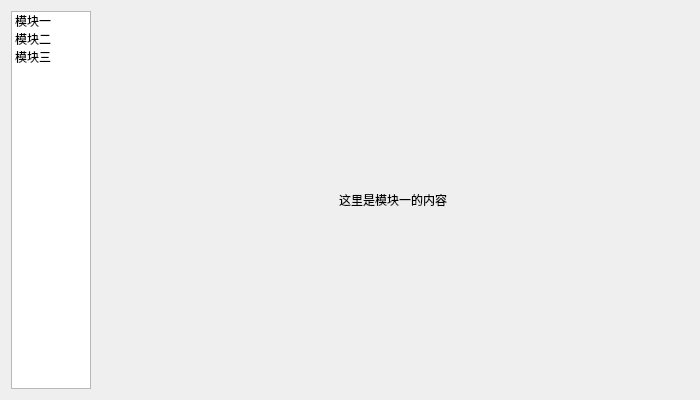
<?xml version="1.0" encoding="UTF-8"?>
<ui version="4.0">
 <class>Widget</class>
 <widget class="QWidget" name="Widget">
  <property name="geometry">
   <rect>
    <x>0</x>
    <y>0</y>
    <width>700</width>
    <height>400</height>
   </rect>
  </property>
  <property name="font">
   <font>
    <family>黑体</family>
    <pointsize>10</pointsize>
   </font>
  </property>
  <property name="windowTitle">
   <string>主界面</string>
  </property>
  <layout class="QHBoxLayout" name="horizontalLayout">
   <item>
    <widget class="QListWidget" name="navigationList">
     <property name="maximumSize">
      <size>
       <width>80</width>
       <height>16777215</height>
      </size>
     </property>
     <property name="font">
      <font>
       <family>微软雅黑</family>
       <pointsize>9</pointsize>
       <italic>false</italic>
       <bold>false</bold>
       <underline>false</underline>
       <stylestrategy>PreferDefault</stylestrategy>
       <kerning>true</kerning>
       <hintingpreference>PreferDefaultHinting</hintingpreference>
      </font>
     </property>
     <item>
      <property name="text">
       <string>模块一</string>
      </property>
     </item>
     <item>
      <property name="text">
       <string>模块二</string>
      </property>
     </item>
     <item>
      <property name="text">
       <string>模块三</string>
      </property>
     </item>
    </widget>
   </item>
   <item>
    <widget class="QStackedWidget" name="stackedWidget">
     <property name="font">
      <font>
       <family>微软雅黑</family>
       <pointsize>9</pointsize>
      </font>
     </property>
     <property name="currentIndex">
      <number>0</number>
     </property>
     <widget class="QWidget" name="page_1">
      <layout class="QVBoxLayout" name="verticalLayout">
       <item>
        <widget class="QLabel" name="label_1">
         <property name="enabled">
          <bool>true</bool>
         </property>
         <property name="font">
          <font>
           <family>微软雅黑</family>
           <pointsize>9</pointsize>
           <bold>false</bold>
          </font>
         </property>
         <property name="alignment">
          <set>Qt::AlignmentFlag::AlignCenter</set>
         </property>
         <property name="text">
          <string>这里是模块一的内容</string>
         </property>
        </widget>
       </item>
      </layout>
     </widget>
     <widget class="QWidget" name="page_2">
      <layout class="QVBoxLayout" name="verticalLayout_2">
       <item>
        <widget class="QLabel" name="label_2">
         <property name="font">
          <font>
           <family>微软雅黑</family>
           <pointsize>9</pointsize>
          </font>
         </property>
         <property name="alignment">
          <set>Qt::AlignmentFlag::AlignCenter</set>
         </property>
         <property name="text">
          <string>这里是模块二的内容</string>
         </property>
        </widget>
       </item>
      </layout>
     </widget>
     <widget class="QWidget" name="page_3">
      <layout class="QVBoxLayout" name="verticalLayout_3">
       <item>
        <widget class="QLabel" name="label_3">
         <property name="font">
          <font>
           <family>微软雅黑</family>
           <pointsize>9</pointsize>
          </font>
         </property>
         <property name="alignment">
          <set>Qt::AlignmentFlag::AlignCenter</set>
         </property>
         <property name="text">
          <string>这里是模块三的内容</string>
         </property>
        </widget>
       </item>
      </layout>
     </widget>
    </widget>
   </item>
  </layout>
 </widget>
 <resources/>
 <connections/>
</ui>
